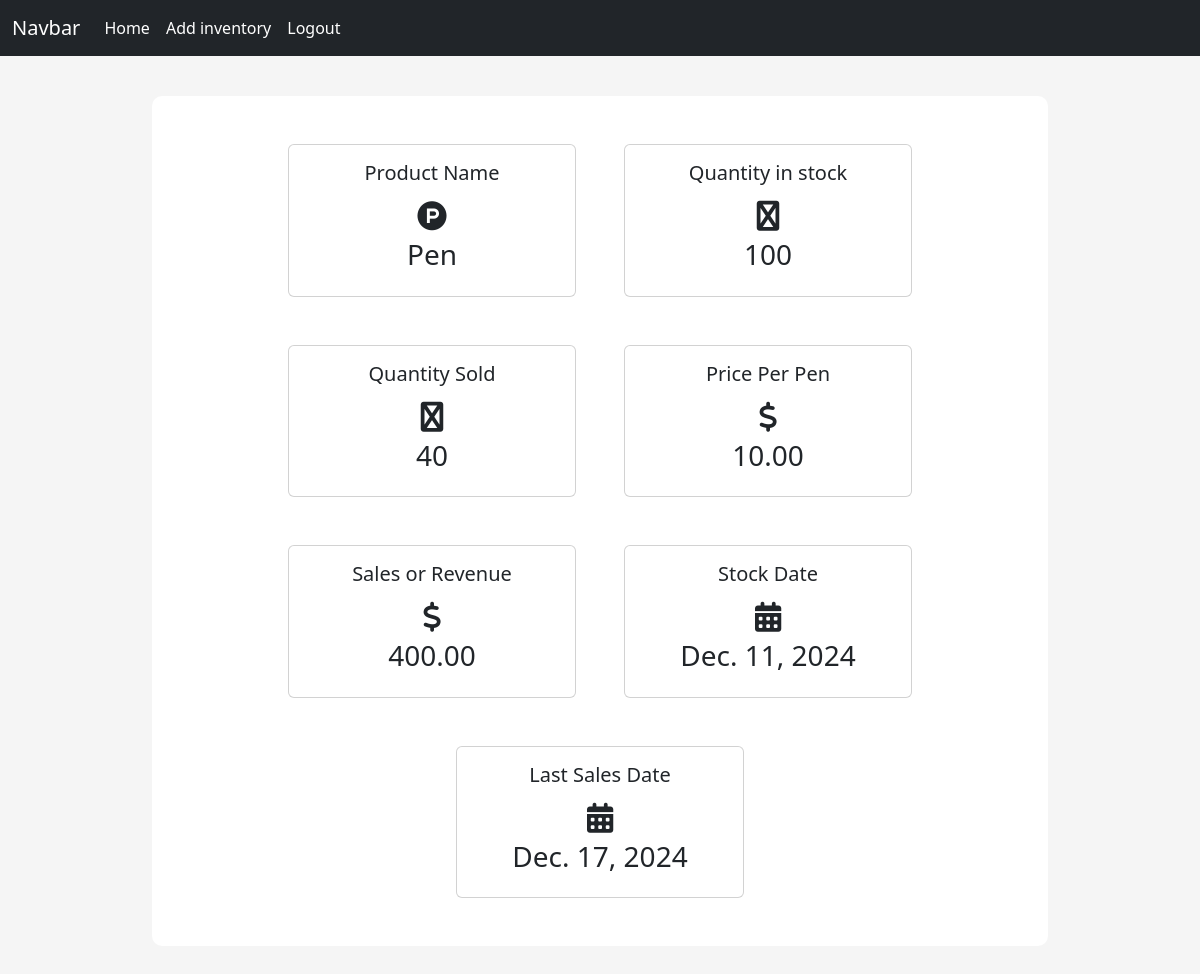
The app's page /inventory/per_product/2 (signed in) with its own data.
### inventory/models.py (models this page shows)
class Inventory(models.Model):
    name = models.CharField(max_length=100, null=False, blank=False)
    cost_per_item = models.DecimalField(max_digits=19, decimal_places=2, null=False, blank=False)
    quantity_in_stock = models.IntegerField(null=False, blank=False)
    quantity_sold = models.IntegerField(null=False, blank=False)
    sales = models.DecimalField(max_digits=19, decimal_places=2, null=False, blank=False)
    stock_date = models.DateField(auto_now_add=True)
    last_sale_date = models.DateField(auto_now=True)

### inventory/views.py (the view)
# urls.py: path('per_product/<int:id>', views.per_product_view, name='per_product'),
@login_required
def per_product_view(request, id):
    inventory = get_object_or_404(Inventory, pk=id)
    context = {
        'inventory': inventory,
    }
    return render(request, "inventory/per_product.html", context=context)

### templates/inventory/per_product.html
 {% extends "layout.html" %}
 {% block content %}
    <div class="content-section">
        <div class="row mx-auto justify-content-center ">
            <div class="card m-4" style="width: 18rem;">
                <div class="card-body">
                    <h5 class="card-title text-center">Product Name</h5>
                    <div style="font-size: 30px;" class="text-center">
                        <span><i class="fab fa-product-hunt"></i></span>
                    </div>
                    <h3 class="text-center">{{inventory.name}} </h3>
                  </div>
            </div>
            <div class="card m-4" style="width: 18rem;">
                <div class="card-body">
                    <h5 class="card-title text-center">Quantity in stock</h5>
                    <div style="font-size: 30px;" class="text-center">
                        <span><i class="fab fa-warehouse"></i></span>
                    </div>
                    <h3 class="text-center">{{inventory.quantity_in_stock}} </h3>
                  </div>
            </div>
            <div class="card m-4" style="width: 18rem;">
                <div class="card-body">
                    <h5 class="card-title text-center">Quantity Sold</h5>
                    <div style="font-size: 30px;" class="text-center">
                        <span><i class="fab fa-warehouse"></i></span>
                    </div>
                    <h3 class="text-center">{{inventory.quantity_sold}} </h3>
                  </div>
            </div>
            <div class="card m-4" style="width: 18rem;">
                <div class="card-body">
                    <h5 class="card-title text-center">Price Per {{inventory.name}}</h5>
                    <div style="font-size: 30px;" class="text-center">
                        <span><i class="fab fa-dollar-sign"></i></span>
                    </div>
                    <h3 class="text-center">{{inventory.cost_per_item}} </h3>
                  </div>
            </div>
            <div class="card m-4" style="width: 18rem;">
                <div class="card-body">
                    <h5 class="card-title text-center">Sales or Revenue</h5>
                    <div style="font-size: 30px;" class="text-center">
                        <span><i class="fab fa-dollar-sign"></i></span>
                    </div>
                    <h3 class="text-center">{{inventory.sales}} </h3>
                  </div>
            </div>
            <div class="card m-4" style="width: 18rem;">
                <div class="card-body">
                    <h5 class="card-title text-center">Stock Date</h5>
                    <div style="font-size: 30px;" class="text-center">
                        <span><i class="fa-solid fa-calendar-days"></i></span>
                    </div>
                    <h3 class="text-center">{{inventory.stock_date}} </h3>
                  </div>
            </div>
            <div class="card m-4" style="width: 18rem;">
                <div class="card-body">
                    <h5 class="card-title text-center">Last Sales Date</h5>
                    <div style="font-size: 30px;" class="text-center">
                        <span><i class="fa-solid fa-calendar-days"></i></span>
                    </div>
                    <h3 class="text-center">{{inventory.last_sale_date}} </h3>
                  </div>
            </div>
        </div>
    </div>
 {% endblock %}

### static/CSS/main.css (style rules this page uses)
body { background-color: rgb(245, 245, 245); }
.content-section { background: #fff; margin: 40px; padding: 1.5rem 1.5rem; border-radius: 10px; }

### records on screen
Inventory: name "Pen", quantity_in_stock "100", quantity_sold "40", cost_per_item "10.00", sales "400.00", stock_date "Dec. 11, 2024", last_sale_date "Dec. 17, 2024"
